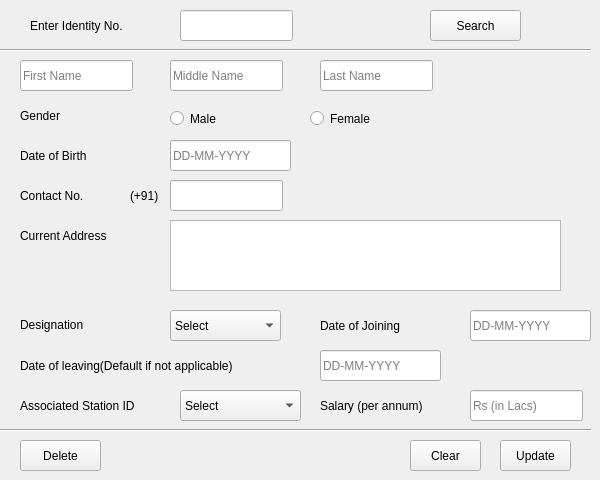
      <widget class="QWidget" name="tab_4">
       <attribute name="title">
        <string>Edit/Delete Staff Details</string>
       </attribute>
       <widget class="QLabel" name="label_48">
        <property name="geometry">
         <rect>
          <x>20</x>
          <y>180</y>
          <width>111</width>
          <height>31</height>
         </rect>
        </property>
        <property name="text">
         <string>Contact No.</string>
        </property>
       </widget>
       <widget class="Line" name="line_2">
        <property name="geometry">
         <rect>
          <x>0</x>
          <y>40</y>
          <width>591</width>
          <height>20</height>
         </rect>
        </property>
        <property name="orientation">
         <enum>Qt::Horizontal</enum>
        </property>
       </widget>
       <widget class="QRadioButton" name="radioButton_3">
        <property name="geometry">
         <rect>
          <x>310</x>
          <y>110</y>
          <width>111</width>
          <height>17</height>
         </rect>
        </property>
        <property name="text">
         <string>Female</string>
        </property>
       </widget>
       <widget class="QRadioButton" name="radioButton_4">
        <property name="geometry">
         <rect>
          <x>170</x>
          <y>110</y>
          <width>111</width>
          <height>17</height>
         </rect>
        </property>
        <property name="text">
         <string>Male</string>
        </property>
       </widget>
       <widget class="QLabel" name="label_50">
        <property name="geometry">
         <rect>
          <x>20</x>
          <y>390</y>
          <width>161</width>
          <height>31</height>
         </rect>
        </property>
        <property name="text">
         <string>Associated Station ID</string>
        </property>
       </widget>
       <widget class="QLabel" name="label_51">
        <property name="geometry">
         <rect>
          <x>20</x>
          <y>100</y>
          <width>111</width>
          <height>31</height>
         </rect>
        </property>
        <property name="text">
         <string>Gender</string>
        </property>
       </widget>
       <widget class="QComboBox" name="comboBox_4">
        <property name="geometry">
         <rect>
          <x>170</x>
          <y>310</y>
          <width>111</width>
          <height>31</height>
         </rect>
        </property>
        <item>
         <property name="text">
          <string>Select</string>
         </property>
        </item>
       </widget>
       <widget class="QLabel" name="label_52">
        <property name="geometry">
         <rect>
          <x>30</x>
          <y>10</y>
          <width>121</width>
          <height>31</height>
         </rect>
        </property>
        <property name="text">
         <string>Enter Identity No.</string>
        </property>
       </widget>
       <widget class="QLineEdit" name="lineEdit_19">
        <property name="geometry">
         <rect>
          <x>170</x>
          <y>60</y>
          <width>113</width>
          <height>31</height>
         </rect>
        </property>
        <property name="placeholderText">
         <string>Middle Name</string>
        </property>
       </widget>
       <widget class="QLabel" name="label_53">
        <property name="geometry">
         <rect>
          <x>130</x>
          <y>180</y>
          <width>41</width>
          <height>31</height>
         </rect>
        </property>
        <property name="text">
         <string>(+91)</string>
        </property>
       </widget>
       <widget class="QLabel" name="label_54">
        <property name="geometry">
         <rect>
          <x>320</x>
          <y>310</y>
          <width>111</width>
          <height>31</height>
         </rect>
        </property>
        <property name="text">
         <string>Date of Joining</string>
        </property>
       </widget>
       <widget class="QLineEdit" name="lineEdit_32">
        <property name="geometry">
         <rect>
          <x>180</x>
          <y>10</y>
          <width>113</width>
          <height>31</height>
         </rect>
        </property>
        <property name="placeholderText">
         <string/>
        </property>
       </widget>
       <widget class="QLineEdit" name="lineEdit_34">
        <property name="geometry">
         <rect>
          <x>320</x>
          <y>60</y>
          <width>113</width>
          <height>31</height>
         </rect>
        </property>
        <property name="placeholderText">
         <string>Last Name</string>
        </property>
       </widget>
       <widget class="QLabel" name="label_55">
        <property name="geometry">
         <rect>
          <x>20</x>
          <y>220</y>
          <width>141</width>
          <height>31</height>
         </rect>
        </property>
        <property name="text">
         <string>Current Address</string>
        </property>
       </widget>
       <widget class="QLabel" name="label_56">
        <property name="geometry">
         <rect>
          <x>320</x>
          <y>390</y>
          <width>141</width>
          <height>31</height>
         </rect>
        </property>
        <property name="text">
         <string>Salary (per annum)</string>
        </property>
       </widget>
       <widget class="QLabel" name="label_57">
        <property name="geometry">
         <rect>
          <x>20</x>
          <y>309</y>
          <width>121</width>
          <height>31</height>
         </rect>
        </property>
        <property name="text">
         <string>Designation</string>
        </property>
       </widget>
       <widget class="QLineEdit" name="lineEdit_36">
        <property name="geometry">
         <rect>
          <x>20</x>
          <y>60</y>
          <width>113</width>
          <height>31</height>
         </rect>
        </property>
        <property name="placeholderText">
         <string>First Name</string>
        </property>
       </widget>
       <widget class="Line" name="line_12">
        <property name="geometry">
         <rect>
          <x>0</x>
          <y>420</y>
          <width>591</width>
          <height>20</height>
         </rect>
        </property>
        <property name="orientation">
         <enum>Qt::Horizontal</enum>
        </property>
       </widget>
       <widget class="QLabel" name="label_58">
        <property name="geometry">
         <rect>
          <x>20</x>
          <y>140</y>
          <width>111</width>
          <height>31</height>
         </rect>
        </property>
        <property name="text">
         <string>Date of Birth</string>
        </property>
       </widget>
       <widget class="QLineEdit" name="lineEdit_37">
        <property name="geometry">
         <rect>
          <x>470</x>
          <y>390</y>
          <width>113</width>
          <height>31</height>
         </rect>
        </property>
        <property name="text">
         <string/>
        </property>
        <property name="placeholderText">
         <string>Rs (in Lacs)</string>
        </property>
       </widget>
       <widget class="QLineEdit" name="lineEdit_38">
        <property name="geometry">
         <rect>
          <x>170</x>
          <y>180</y>
          <width>113</width>
          <height>31</height>
         </rect>
        </property>
        <property name="placeholderText">
         <string/>
        </property>
       </widget>
       <widget class="QPushButton" name="pushButton_9">
        <property name="geometry">
         <rect>
          <x>430</x>
          <y>10</y>
          <width>91</width>
          <height>31</height>
         </rect>
        </property>
        <property name="text">
         <string>Search</string>
        </property>
       </widget>
       <widget class="QPushButton" name="pushButton_24">
        <property name="geometry">
         <rect>
          <x>20</x>
          <y>440</y>
          <width>81</width>
          <height>31</height>
         </rect>
        </property>
        <property name="text">
         <string>Delete</string>
        </property>
       </widget>
       <widget class="QPushButton" name="pushButton_23">
        <property name="geometry">
         <rect>
          <x>500</x>
          <y>440</y>
          <width>71</width>
          <height>31</height>
         </rect>
        </property>
        <property name="text">
         <string>Update</string>
        </property>
       </widget>
       <widget class="QLabel" name="label_36">
        <property name="geometry">
         <rect>
          <x>20</x>
          <y>350</y>
          <width>281</width>
          <height>31</height>
         </rect>
        </property>
        <property name="text">
         <string>Date of leaving(Default if not applicable)</string>
        </property>
       </widget>
       <widget class="QComboBox" name="comboBox_10">
        <property name="geometry">
         <rect>
          <x>180</x>
          <y>390</y>
          <width>121</width>
          <height>31</height>
         </rect>
        </property>
        <property name="currentText">
         <string>Select</string>
        </property>
        <item>
         <property name="text">
          <string>Select</string>
         </property>
        </item>
       </widget>
       <widget class="QLineEdit" name="lineEdit_48">
        <property name="geometry">
         <rect>
          <x>170</x>
          <y>140</y>
          <width>121</width>
          <height>31</height>
         </rect>
        </property>
        <property name="placeholderText">
         <string>DD-MM-YYYY</string>
        </property>
       </widget>
       <widget class="QLineEdit" name="lineEdit_49">
        <property name="geometry">
         <rect>
          <x>470</x>
          <y>310</y>
          <width>121</width>
          <height>31</height>
         </rect>
        </property>
        <property name="placeholderText">
         <string>DD-MM-YYYY</string>
        </property>
       </widget>
       <widget class="QLineEdit" name="lineEdit_52">
        <property name="geometry">
         <rect>
          <x>320</x>
          <y>350</y>
          <width>121</width>
          <height>31</height>
         </rect>
        </property>
        <property name="placeholderText">
         <string>DD-MM-YYYY</string>
        </property>
       </widget>
       <widget class="QPushButton" name="pushButton_21">
        <property name="geometry">
         <rect>
          <x>410</x>
          <y>440</y>
          <width>71</width>
          <height>31</height>
         </rect>
        </property>
        <property name="text">
         <string>Clear</string>
        </property>
       </widget>
       <widget class="QTextEdit" name="textEdit_2">
        <property name="geometry">
         <rect>
          <x>170</x>
          <y>220</y>
          <width>391</width>
          <height>71</height>
         </rect>
        </property>
       </widget>
      </widget>
